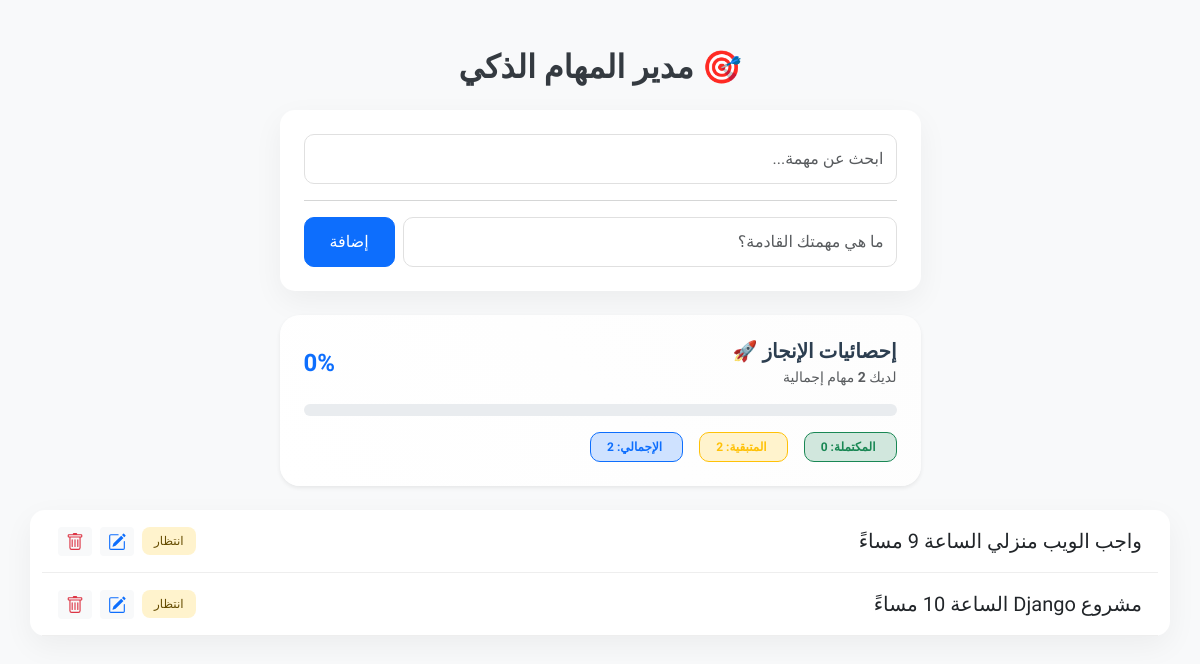
The app's page /, older data.
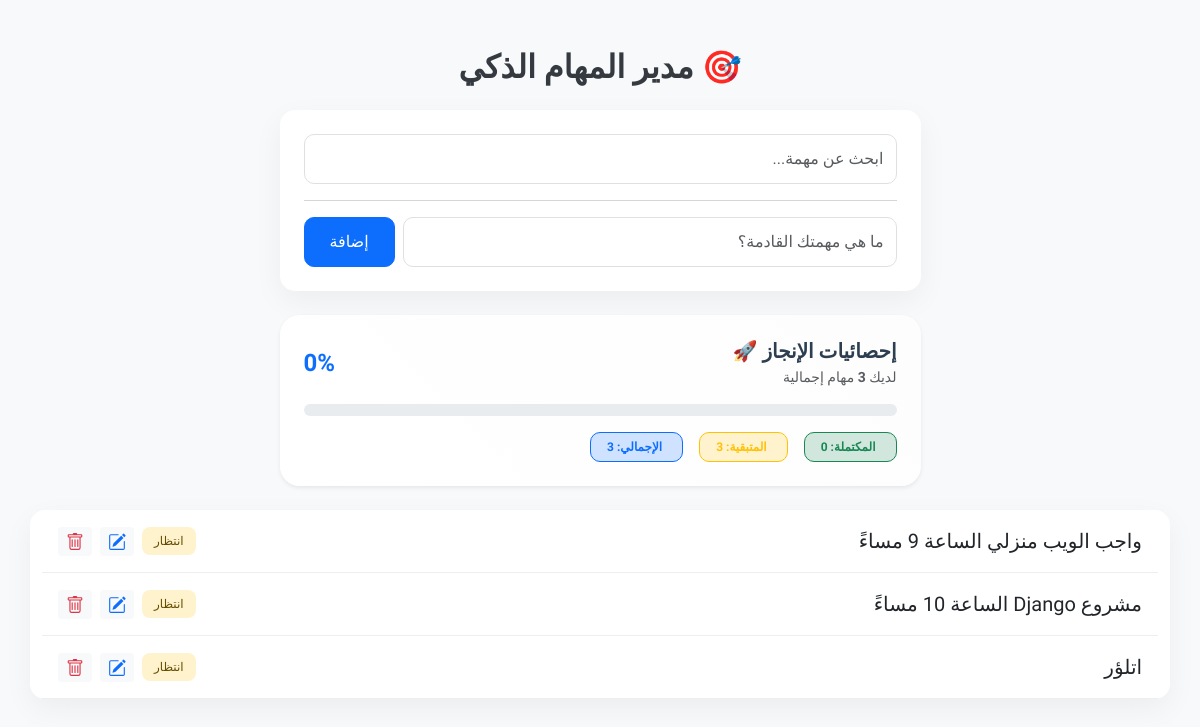
The same page, newer data.
### tasks/models.py (models this page shows, shortened)
class Task(models.Model):
    title = models.CharField(max_length=200,unique=True) # عنوان المهمة
    completed = models.BooleanField(default=False) # هل اكتملت؟
    created_at = models.DateTimeField(auto_now_add=True) # تاريخ الإنشاء

### tasks/views.py (the view, shortened to what this page needs)
# urls.py: path('', views.task_list, name='task_list'),
def task_list(request):
    search_query = request.GET.get('liveSearch', '')
    if search_query:
        tasks = Task.objects.filter(title__icontains=search_query)
    else:
        tasks = Task.objects.all()
    total_tasks = Task.objects.count()
    completed_tasks = Task.objects.filter(completed=True).count()
    remaining_tasks = Task.objects.filter(completed=False).count()
    if total_tasks > 0:
        progress_percentage = (completed_tasks / total_tasks) * 100
    else:
        progress_percentage = 0
    context = {
        'tasks': tasks,
        'total_tasks': total_tasks,
        'completed_tasks': completed_tasks,
        'remaining_tasks': remaining_tasks,
        'progress_percentage': progress_percentage,
        'search_query': search_query,
    }
    return render(request, 'tasks/task_list.html', context)

### tasks/templates/tasks/task_list.html (shortened to what the changed rows need)
<!DOCTYPE html>
<html lang="ar" dir="rtl">
<head>
    <link href="https://cdn.jsdelivr.net/npm/bootstrap@5.3.0/dist/css/bootstrap.min.css" rel="stylesheet">
</head>
<body>
<div class="container py-5">
    <div class="row justify-content-center">
        <div class="col-lg-7">
            <h2 class="text-center fw-bold mb-4">🎯 مدير المهام الذكي</h2>
        <div class="row mb-4">
    <div class="col-12">
        <div class="card border-0 shadow-sm" style="border-radius: 20px; background: linear-gradient(45deg, #ffffff, #fdfdfd);">
            <div class="card-body p-4">
                <div class="d-flex justify-content-between align-items-center mb-3">
                    <div>
                        <p class="text-muted small mb-0">لديك <strong>{{ total_tasks }}</strong> مهام إجمالية</p>
                    </div>
                </div>
                <div class="d-flex gap-3">
                    <div class="badge bg-soft-success py-2 px-3 text-success border border-success" style="background-color: #d1e7dd; border-radius: 10px;">
                         المكتملة: {{ completed_tasks }}
                    </div>
                    <div class="badge bg-soft-warning py-2 px-3 text-warning border border-warning" style="background-color: #fff3cd; border-radius: 10px;">
 المتبقية: {{ remaining_tasks }}                   </div>
<div class="badge bg-soft-primary py-2 px-3 text-primary border border-primary" style="background-color: #cfe2ff; border-radius: 10px;">
         الإجمالي: {{ total_tasks }}
    </div>
</div>
</div>
            </div>
        </div>
    </div>
</div>
            <div class="card main-card">
                <div class="list-group list-group-flush rounded-3">
                    {% for task in tasks %}
                        <div class="list-group-item task-item d-flex justify-content-between align-items-center p-3">
                            <div>
                                <span class="fs-5 {% if task.completed %}text-decoration-line-through text-muted{% endif %}">
                                    {{ task.title }}
                                </span>
                            </div>
                            <div class="d-flex align-items-center gap-2">
                                <span data-bs-toggle="tooltip" title="تغيير الحالة">
                                    <a href="{% url 'task_complete' task.id %}" class="text-decoration-none">
                                        <span class="badge badge-custom {% if task.completed %}bg-success-subtle text-success{% else %}bg-warning-subtle text-warning-emphasis{% endif %}">
                                            {% if task.completed %}تمت{% else %}انتظار{% endif %}
                                        </span>
                                    </a>
                                </span>
                                <span data-bs-toggle="tooltip" title="تعديل المهمة" data-bs-placement="top">
                                    <button class="btn btn-sm btn-light text-primary border-0"
                                            data-bs-toggle="modal"
                                            data-bs-target="#editModal{{ task.id }}">
                                    </button>
                                </span>
                                <span data-bs-toggle="tooltip" title="حذف المهمة" data-bs-placement="top">
                                    <button class="btn btn-sm btn-light text-danger border-0"
                                            onclick="confirmDelete('{% url 'task_delete' task.id %}')">
                                    </button>
                                </span>
                            </div>
                        </div>
                    {% empty %}
                        <div class="p-5 text-center text-muted">
                            <p>لا توجد مهام حالياً.</p>
                        </div>
                    {% endfor %}
                </div>
            </div>
        </div>
    </div>
</body>
</html>

Row changes from the older to the newer data that the page shows:
added Task: title "اتلؤر", completed "انتظار"
Text that changed along with them:
{{ total_tasks }}: "2" → "3"
{{ remaining_tasks }}: "2" → "3"
